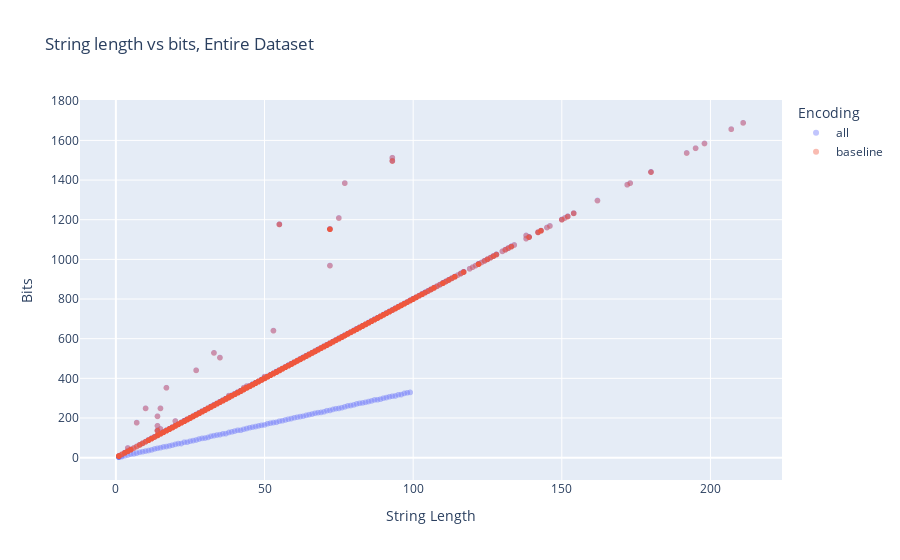

Source (notebook cell):
### Code cell
import plotly.express as px
import pandas as pd

def all_strings():
   return ((ds.name, s) for ds in datasets.values() for s in ds)
def all_strings_shorter_than(length):
   return ((ds_name, s) for (ds_name, s) in all_strings() if len(s) < length)
data_points = ((me.name, ds_name, len(s), len(me.text_to_bit(s))) 
                for me in ENCODINGS 
                for (ds_name, s) in all_strings_shorter_than(250))

df = pd.DataFrame(data_points, columns=['Encoding', 'Dataset Name', 'String Length', 'Bits'])

fig = px.scatter(df, x="String Length", y="Bits", color="Encoding", title="String length vs bits, Entire Dataset", opacity=0.4)

fig.show()

### Figure 1 — Plotly figure (JSON) as saved in the notebook; plotly's stock layout.template omitted (floating-point values rounded to 4 significant figures; data arrays with more than 128 entries replaced by an {"elided": "..."} marker saying what was removed)
{"data": [{"hovertemplate": "Encoding=all<br>String Length=%{x}<br>Bits=%{y}<extra></extra>", "legendgroup": "all", "marker": {"color": "#636efa", "opacity": 0.4, "symbol": "circle"}, "mode": "markers", "name": "all", "showlegend": true, "type": "scattergl", "x": {"elided": "3170 int values"}, "xaxis": "x", "y": {"elided": "3170 int values"}, "yaxis": "y"}, {"hovertemplate": "Encoding=baseline<br>String Length=%{x}<br>Bits=%{y}<extra></extra>", "legendgroup": "baseline", "marker": {"color": "#EF553B", "opacity": 0.4, "symbol": "circle"}, "mode": "markers", "name": "baseline", "showlegend": true, "type": "scattergl", "x": {"elided": "3170 int values"}, "xaxis": "x", "y": {"elided": "3170 int values"}, "yaxis": "y"}], "layout": {"legend": {"title": {"text": "Encoding"}, "tracegroupgap": 0}, "title": {"text": "String length vs bits, Entire Dataset"}, "xaxis": {"anchor": "y", "domain": [0, 1], "title": {"text": "String Length"}}, "yaxis": {"anchor": "x", "domain": [0, 1], "title": {"text": "Bits"}}}}
